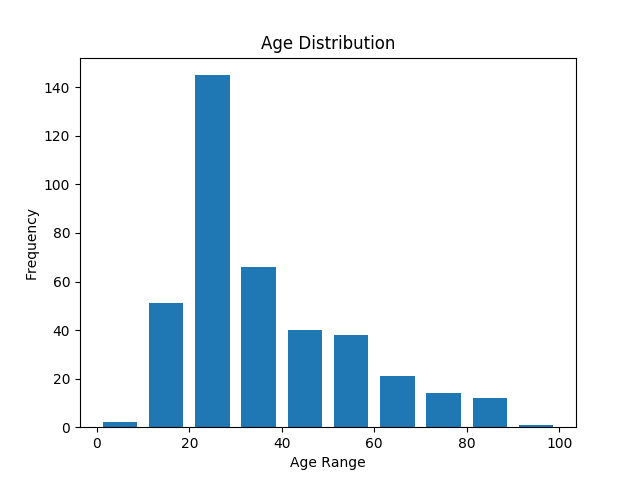

Reproduce this figure in Python.
#!/usr/bin/python3

import os
import sys
import matplotlib.mlab as mlab
import matplotlib.pyplot as plt

class Speaker:
    def __init__(self, lat, lon, words, male, age):
        self.lat = lat
        self.lon = lon
        self.words = words
        self.male = male
        self.age = age

speakers = []

for speaker in os.listdir('../test-data'):
    try:
        transcription = open('../test-data/' + speaker + '/audio_arpabet.txt').read()
        latitude, longitude = open('../test-data/' + speaker + '/location.txt').read().split('\n')[1].split(',')
        age, male = open('../test-data/' + speaker + '/socio.txt').read().split('\n') 
        speakers.append(Speaker(float(latitude), float(longitude), transcription, male, age))
    except:
        print('Unable to process info for Speaker', speaker)

ages = []
for speaker in speakers:
    ages.append(int(speaker.age))

plt.hist(ages, bins=[0, 10, 20, 30, 40, 50, 60, 70, 80, 90, 100],align='mid', rwidth=.75)
plt.xlabel('Age Range')
plt.ylabel('Frequency')
plt.title('Age Distribution')
plt.savefig('age_distro.png')
plt.show()
